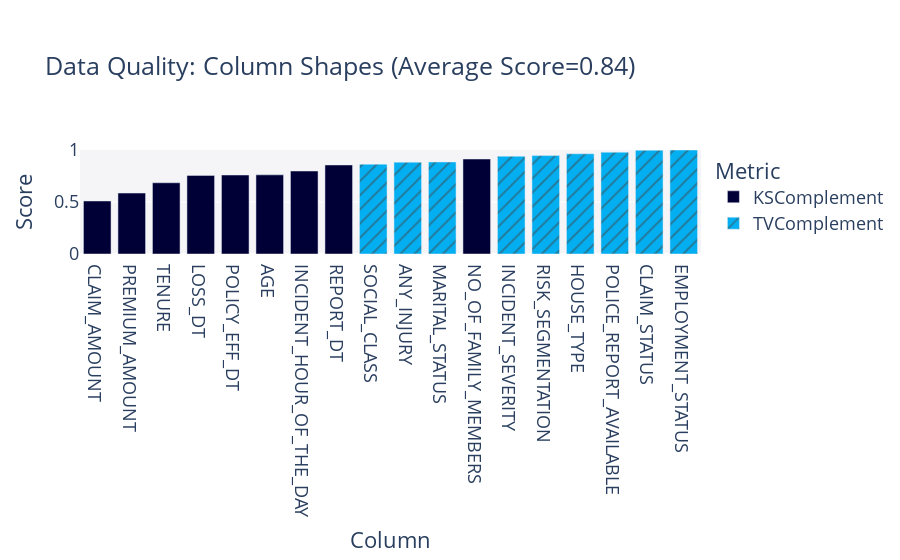

The notebook cell this image was saved under:
### Code cell
quality_report.get_visualization(property_name='Column Shapes')

### Figure 1 — Plotly figure (JSON) as saved in the notebook; plotly's stock layout.template omitted (floating-point values rounded to 4 significant figures)
{"data": [{"alignmentgroup": "True", "customdata": [["KSComplement"], ["KSComplement"], ["KSComplement"], ["KSComplement"], ["KSComplement"], ["KSComplement"], ["KSComplement"], ["KSComplement"], ["KSComplement"]], "hovertemplate": "<b>%{hovertext}</b><br><br>Metric=%{customdata[0]}<br>Score=%{y}<extra></extra>", "hovertext": ["POLICY_EFF_DT", "LOSS_DT", "REPORT_DT", "PREMIUM_AMOUNT", "CLAIM_AMOUNT", "AGE", "TENURE", "NO_OF_FAMILY_MEMBERS", "INCIDENT_HOUR_OF_THE_DAY"], "legendgroup": "KSComplement", "marker": {"color": "#000036", "pattern": {"shape": ""}}, "name": "KSComplement", "offsetgroup": "KSComplement", "orientation": "v", "showlegend": true, "textposition": "auto", "type": "bar", "x": ["POLICY_EFF_DT", "LOSS_DT", "REPORT_DT", "PREMIUM_AMOUNT", "CLAIM_AMOUNT", "AGE", "TENURE", "NO_OF_FAMILY_MEMBERS", "INCIDENT_HOUR_OF_THE_DAY"], "xaxis": "x", "y": [0.7596, 0.756, 0.856, 0.5856, 0.5098, 0.7613, 0.6848, 0.9133, 0.7978], "yaxis": "y"}, {"alignmentgroup": "True", "customdata": [["TVComplement"], ["TVComplement"], ["TVComplement"], ["TVComplement"], ["TVComplement"], ["TVComplement"], ["TVComplement"], ["TVComplement"], ["TVComplement"]], "hovertemplate": "<b>%{hovertext}</b><br><br>Metric=%{customdata[0]}<br>Score=%{y}<extra></extra>", "hovertext": ["MARITAL_STATUS", "EMPLOYMENT_STATUS", "RISK_SEGMENTATION", "HOUSE_TYPE", "SOCIAL_CLASS", "CLAIM_STATUS", "INCIDENT_SEVERITY", "ANY_INJURY", "POLICE_REPORT_AVAILABLE"], "legendgroup": "TVComplement", "marker": {"color": "#03AFF1", "pattern": {"shape": "/"}}, "name": "TVComplement", "offsetgroup": "TVComplement", "orientation": "v", "showlegend": true, "textposition": "auto", "type": "bar", "x": ["MARITAL_STATUS", "EMPLOYMENT_STATUS", "RISK_SEGMENTATION", "HOUSE_TYPE", "SOCIAL_CLASS", "CLAIM_STATUS", "INCIDENT_SEVERITY", "ANY_INJURY", "POLICE_REPORT_AVAILABLE"], "xaxis": "x", "y": [0.8849, 1, 0.9462, 0.9635, 0.8634, 0.9978, 0.9403, 0.8829, 0.9793], "yaxis": "y"}], "layout": {"barmode": "relative", "font": {"size": 18}, "legend": {"title": {"text": "Metric"}, "tracegroupgap": 0}, "margin": {"t": 150}, "plot_bgcolor": "#F5F5F8", "title": {"text": "Data Quality: Column Shapes (Average Score=0.84)"}, "xaxis": {"anchor": "y", "categoryorder": "total ascending", "domain": [0, 1], "title": {"text": "Column"}}, "yaxis": {"anchor": "x", "domain": [0, 1], "range": [0, 1], "title": {"text": "Score"}}}}
